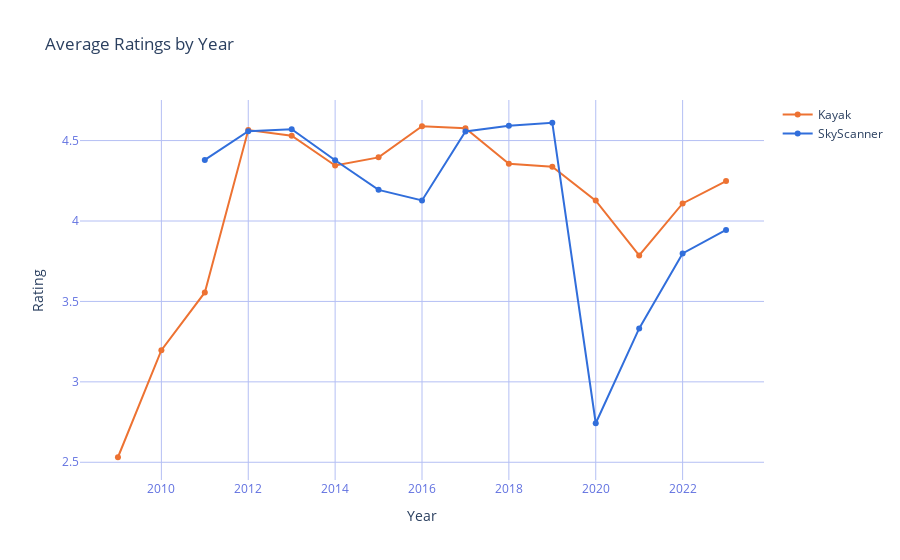

Write notebook code for a chart like this one.
### Code cell
plot_ratings(merged_ratings)

### Figure 1 — Plotly figure (JSON) as saved in the notebook; plotly's stock layout.template omitted (floating-point values rounded to 4 significant figures)
{"data": [{"marker": {"color": "rgb(237, 114, 50)"}, "mode": "markers+lines", "name": "Kayak", "type": "scatter", "x": [2009, 2010, 2011, 2012, 2013, 2014, 2015, 2016, 2017, 2018, 2019, 2020, 2021, 2022, 2023], "y": [2.531, 3.197, 3.556, 4.566, 4.53, 4.345, 4.396, 4.59, 4.577, 4.356, 4.337, 4.127, 3.786, 4.109, 4.248]}, {"marker": {"color": "rgb(49, 110, 219)"}, "mode": "markers+lines", "name": "SkyScanner", "type": "scatter", "x": [2009, 2010, 2011, 2012, 2013, 2014, 2015, 2016, 2017, 2018, 2019, 2020, 2021, 2022, 2023], "y": [null, null, 4.38, 4.558, 4.571, 4.378, 4.194, 4.128, 4.556, 4.592, 4.611, 2.743, 3.332, 3.798, 3.945]}], "layout": {"paper_bgcolor": "rgba(255, 255, 255, 0)", "plot_bgcolor": "rgba(255, 255, 255, 0)", "showlegend": true, "title": {"text": "Average Ratings by Year"}, "xaxis": {"gridcolor": "rgb(180,191,244)", "tickfont": {"color": "rgb(96, 112, 224)"}, "title": {"text": "Year"}}, "yaxis": {"gridcolor": "rgb(180,191,244)", "tickfont": {"color": "rgb(96, 112, 224)"}, "title": {"text": "Rating"}}}}
